Frame 1 (no input): blank canvas, image omitted
Frame 60 (no input): blank canvas, image omitted
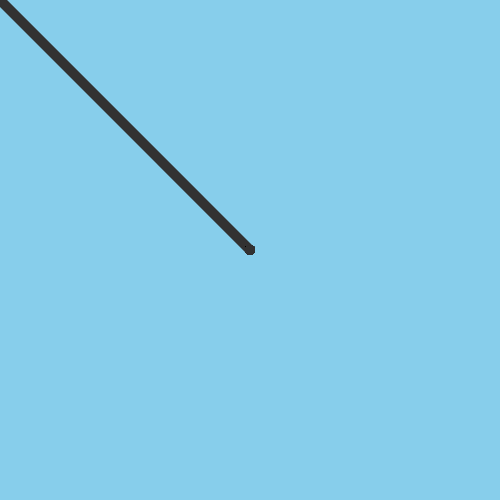
Frame 120 (the mouse pressed at the canvas centre since frame 60)

The p5.js sketch whose frames 1 and 60 were blank and that drew this single picture after the mouse press (run headless with seeded random() and noise() and a simulated clock; from frame 60 on, the mouse is pressed at the canvas centre):

// p5.js sketch
// ── sketch.js


/**
 * Creates the canvas
 */
function setup() {
  createCanvas(500, 500);
  
  // A one time background fill
  background("#87ceeb");
}

/**
 * Updates and draws the current bit of paint
 */
function draw() {
  // Figure out all the fun settings!
  
  // Let's use map() to convert between mouse-related numbers
  // and colour and other numbers!
  // https://p5js.org/reference/p5/map/
  
  push();
  // Calculate the stroke weight based on how far the mouse moved
  // We're using abs() (absolute value) to ignore negatives
  // The stroke weight will be thinner the faster (further) the
  // mouse moved
  const weight = map(abs(movedX), 0, 30, 10, 6);
  strokeWeight(weight);
  
  // Calculate the stroke color based on the mouse's distance
  // from the centre of the canvas
  const d = dist(mouseX, mouseY, width/2, height/2);
  // Set the stroke color based on the distance
  // Make the stroke lighter when it's closer to the edges
  const strokeColor = map(d, -width/2, width/2, 0, 100);
  stroke(strokeColor);
  
  // Draw a line from the previous mouse position to the current one
  line(pmouseX, pmouseY, mouseX, mouseY);
  pop(); 
}
